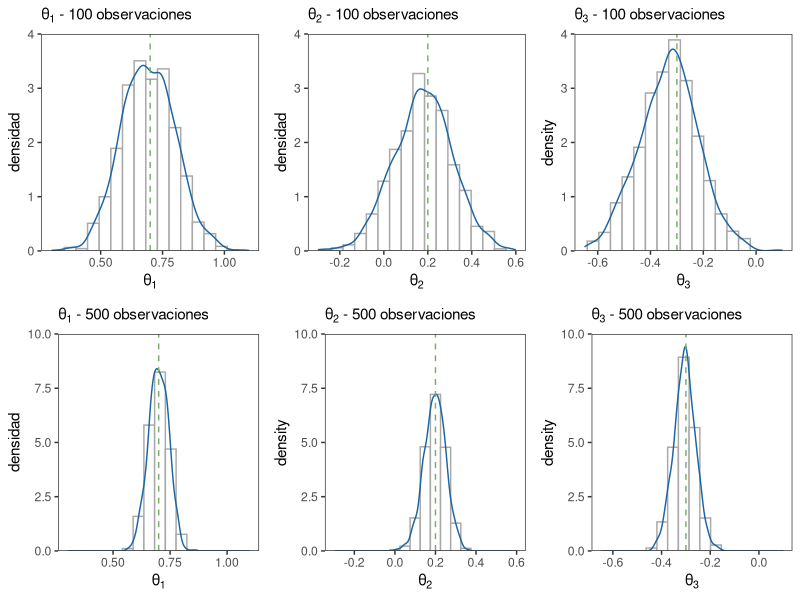

Recreate this plot in R.
#library(forecast)
library(ggplot2)
library(tidyverse)
library(gridExtra)


# Leo los datos c=guardados en csv
param_ma3 <- read.csv("data/dist_param_ma3.csv", header = TRUE)
colnames(param_ma3)

g7 <- ggplot(param_ma3, aes(x = titas1_100)) + 
  geom_histogram(colour = "darkgray", fill = "white", bins = 18, aes(y = ..density..))+
  geom_density(lwd = 0.5,linetype = 1, colour = "#1C65A3")+
  labs(subtitle = expression(paste("\u03B8"[1]," - ","100 observaciones")),  y= "densidad",
       x= expression("\u03B8"[1]))+
  scale_y_continuous(expand = c(0, 0), limits = c(0, 4))+
  geom_vline(xintercept = 0.7, linetype="dashed", color="#78AE6D")+
  xlim(c(0.3, 1.1)) + theme_bw()+
  theme(panel.grid.major = element_blank(),
        panel.grid.minor = element_blank())
#title = expression(paste("MA(3) ","\u03B8"[1]," = 0.7")),


g8 <- ggplot(param_ma3, aes(x = titas1_500)) + 
  geom_histogram(colour = "darkgray", fill = "white", bins = 18, aes(y = ..density..))+
  geom_density(lwd = 0.5,linetype = 1, colour = "#1C65A3")+
  labs(subtitle = expression(paste("\u03B8"[1]," - ","500 observaciones")),  
       y= "densidad", x= expression("\u03B8"[1]))+
  scale_y_continuous(expand = c(0, 0), limits = c(0, 10))+
  geom_vline(xintercept = 0.7, linetype="dashed", color="#78AE6D")+
  xlim(c(0.3, 1.1)) + theme_bw()+
  theme(panel.grid.major = element_blank(),
        panel.grid.minor = element_blank())


g9 <- ggplot(param_ma3, aes(x = titas2_100)) + 
  geom_histogram(colour = "darkgray", fill = "white", bins = 18, aes(y = ..density..))+
  geom_density(lwd = 0.5,linetype = 1, colour = "#1C65A3")+
  labs(subtitle = expression(paste("\u03B8"[2]," - ","100 observaciones")),  
       y= "densidad",x= expression("\u03B8"[2]))+
  scale_y_continuous(expand = c(0, 0), limits = c(0, 4))+
  geom_vline(xintercept = 0.2, linetype="dashed", color="#78AE6D")+
  xlim(c(-0.3, 0.6)) + theme_bw()+
  theme(panel.grid.major = element_blank(),
        panel.grid.minor = element_blank())

g10 <- ggplot(param_ma3, aes(x = titas2_500)) + 
  geom_histogram(colour = "darkgray", fill = "white", bins = 19, aes(y = ..density..))+
  geom_density(lwd = 0.5,linetype = 1, colour = "#1C65A3")+
  labs(subtitle = expression(paste("\u03B8"[2]," - ","500 observaciones")),
       x= expression("\u03B8"[2]))+
  scale_y_continuous(expand = c(0, 0), limits = c(0,10))+
  geom_vline(xintercept = 0.2, linetype="dashed", color="#78AE6D")+
  xlim(c(-0.3, 0.6)) + theme_bw()+
  theme(panel.grid.major = element_blank(),
        panel.grid.minor = element_blank())


g11 <- ggplot(param_ma3, aes(x = titas3_100)) + 
  geom_histogram(colour = "darkgray", fill = "white", bins = 18, aes(y = ..density..))+
  geom_density(lwd = 0.5,linetype = 1, colour = "#1C65A3")+
  labs(subtitle = expression(paste("\u03B8"[3]," - ","100 observaciones")),
       x= expression("\u03B8"[3]))+
  scale_y_continuous(expand = c(0, 0), limits = c(0,4))+
  geom_vline(xintercept = -0.3, linetype="dashed", color="#78AE6D")+
  xlim(c(-0.65, 0.1)) + theme_bw()+
  theme(panel.grid.major = element_blank(),
        panel.grid.minor = element_blank())

g12 <- ggplot(param_ma3, aes(x = titas3_500)) + 
  geom_histogram(colour = "darkgray", fill = "white", bins = 18, aes(y = ..density..))+
  geom_density(lwd = 0.5,linetype = 1, colour = "#1C65A3")+
  labs(subtitle = expression(paste("\u03B8"[3]," - ","500 observaciones")),
       x= expression("\u03B8"[3]))+
  scale_y_continuous(expand = c(0, 0), limits = c(0,10))+
  geom_vline(xintercept = -0.3, linetype="dashed", color="#78AE6D")+
  xlim(c(-0.65, 0.1)) + theme_bw()+
  theme(panel.grid.major = element_blank(),
        panel.grid.minor = element_blank())

dist_param_ma3 <-grid.arrange(g7,g9,g11,g8,g10,g12,nrow=2) # Tamaño figura 700 x 500
